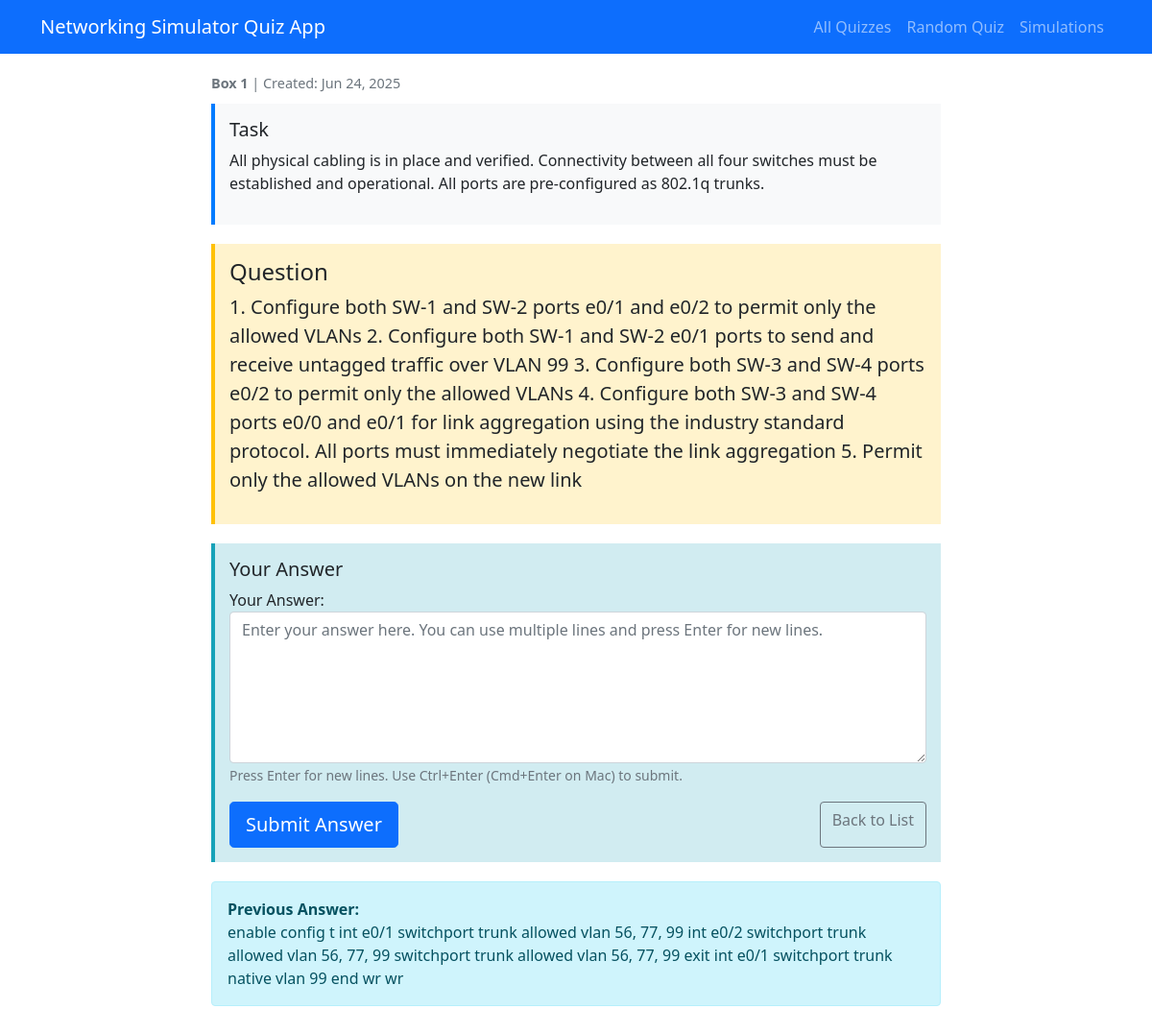
Page /quiz/1/ on the earlier database version.
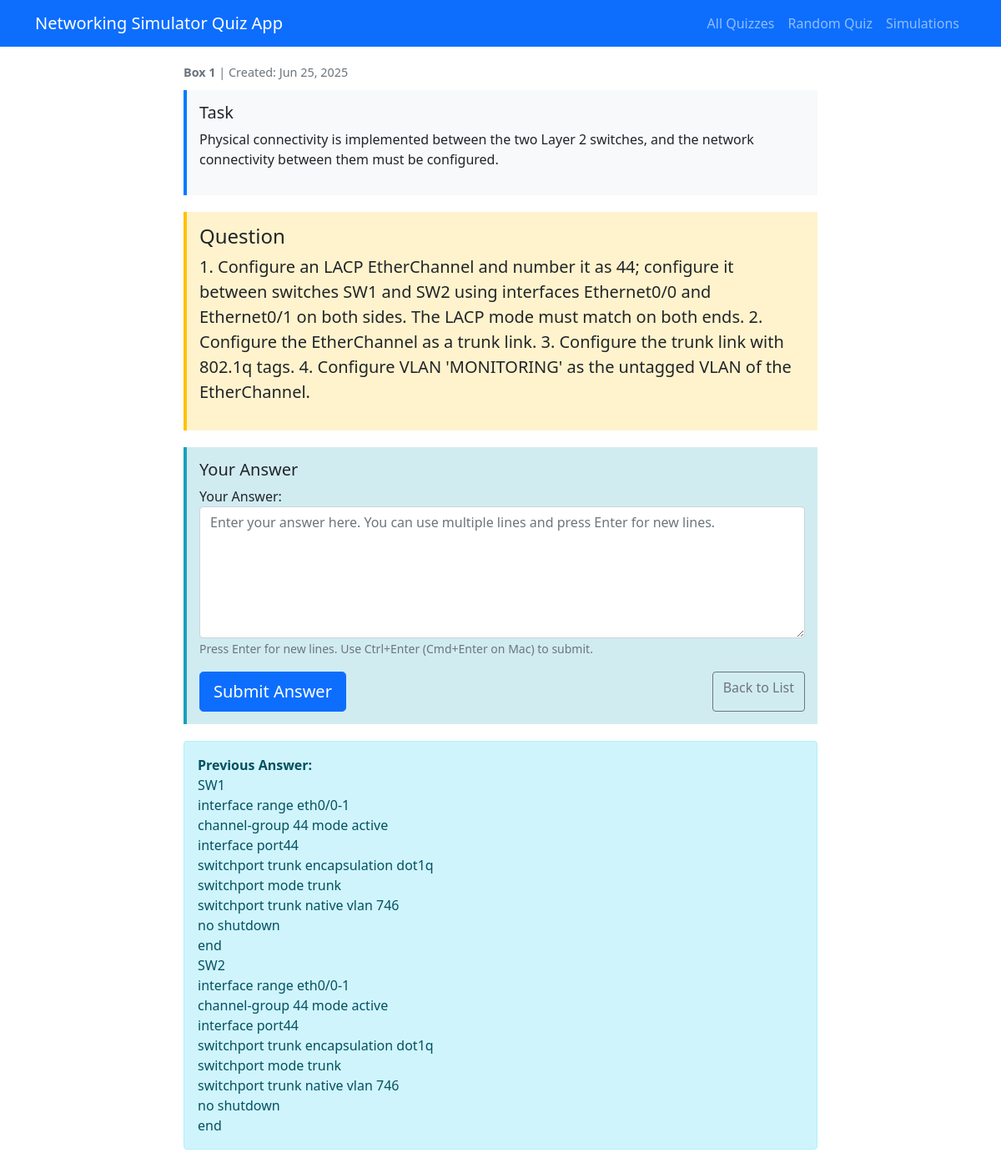
Same page on the later database version.
### simulations/models.py (models this page shows, shortened)
class Simulation(models.Model):
    task = models.TextField(max_length=600)
    question = models.TextField(max_length=600)
    labanswer = models.TextField(max_length=600)
    useranswer = models.TextField(max_length=600, blank=True)
    box = models.IntegerField(
        choices=zip(BOXES, BOXES),
        default=BOXES[0],
    )
    image = models.ImageField(
        upload_to=simulation_image_path,
        blank=True,
        null=True,
        validators=[FileExtensionValidator(allowed_extensions=['jpg', 'jpeg', 'png', 'gif'])],
        help_text='Upload an image for this simulation (JPG, PNG, GIF formats allowed)'
    )
    date_created = models.DateTimeField(auto_now_add=True)
    class Meta:
        ordering = ['box', 'date_created']

### simulations/views.py (the view)
# urls.py: path('quiz/<int:simulation_id>/', views.quiz_question_view, name='quiz_question'),
def quiz_question_view(request, simulation_id):
    simulation = get_object_or_404(Simulation, id=simulation_id)
    if request.method == 'POST':
        form = QuizAnswerForm(request.POST)
        if form.is_valid():
            user_answer = form.cleaned_data['answer'].strip()
            simulation.useranswer = user_answer
            simulation.save()
            if user_answer.lower() == simulation.labanswer.lower():
                messages.success(request, 'Correct! Well done.')
                return redirect('quiz_result', simulation_id=simulation.id)
            else:
                messages.error(request, 'Incorrect answer. Please try again.')
                return redirect('quiz_question', simulation_id=simulation.id)
    else:
        form = QuizAnswerForm()
    context = {
        'simulation': simulation,
        'form': form,
    }
    return render(request, 'quiz/question.html', context)

### simulations/views.py
class QuizAnswerForm(forms.Form):
    answer = forms.CharField(
        max_length=600,
        widget=forms.TextInput(attrs={
            'class': 'form-control',
            'placeholder': 'Enter your answer...',
            'required': True
        }),
        label='Your Answer'
    )

### simulations/templates/quiz/question.html (shortened to what this page needs)
{% extends 'quiz/base.html' %}
{% block content %}
<div class="row">
    <div class="col-md-12">
        <div class="box-number">
            <strong>Box {{ simulation.box }}</strong> | Created: {{ simulation.date_created|date:"M d, Y" }}
        </div>
        {% if simulation.task %}
        <div class="task-box" id="myDiv">
            <h5> Task</h5>
            <p>{{ simulation.task }}</p>
        </div>
        {% endif %}
        <div class="question-box">
            <h4> Question</h4>
            <p class="lead">{{ simulation.question }}</p>
        </div>
        <div class="answer-section">
            <h5> Your Answer</h5>
            <form method="post" id="answerForm">
                <div class="mb-3">
                    {{ form.answer.label_tag }}
                    <textarea
                        name="{{ form.answer.name }}"
                        id="{{ form.answer.id_for_label }}"
                        class="form-control"
                        rows="6"
                        placeholder="Enter your answer here. You can use multiple lines and press Enter for new lines."
                        style="resize: vertical; min-height: 120px;">{{ form.answer.value|default_if_none:"" }}</textarea>
                    <small class="form-text text-muted">
                        Press Enter for new lines. Use Ctrl+Enter (Cmd+Enter on Mac) to submit.
                    </small>
                </div>
                <div class="d-grid gap-2 d-md-flex justify-content-md-between">
                    <button type="submit" class="btn btn-primary btn-lg">
                         Submit Answer
                    </button>
                    <a href="{% url 'quiz_list' %}" class="btn btn-outline-secondary">
                         Back to List
                    </a>
                </div>
            </form>
        </div>
        {% if simulation.useranswer %}
        <div class="alert alert-info mt-3">
            <strong>Previous Answer:</strong>
            <div style="white-space: pre-wrap;">{{ simulation.useranswer }}</div>
        </div>
        {% endif %}
    </div>
</div>
{% endblock %}

Differences in the rows shown:
changed Simulation: date_created "Jun 24, 2025" → "Jun 25, 2025"; task "All physical cabling is in place and verified. Connectivity between all four switches must be established and operational. All ports are pre-configured as 802.1q trunks." → "Physical connectivity is implemented between the two Layer 2 switches, and the network connectivity between them must be configured."; question "1. Configure both SW-1 and SW-2 ports e0/1 and e0/2 to permit only the allowed VLANs 2. Configure both SW-1 and SW-2 e0/1 ports to send and receive untagged traffic over VLAN 99 3. Configure both SW-3 and SW-4 ports e0/2 to permit only the allowed VLANs 4. Configure both SW-3 and SW-4 ports e0/0 and e0/1 for link aggregation using the industry standard protocol. All ports must immediately negotiate the link aggregation 5. Permit only the allowed VLANs on the new link" → "1. Configure an LACP EtherChannel and number it as 44; configure it between switches SW1 and SW2 using interfaces Ethernet0/0 and Ethernet0/1 on both sides. The LACP mode must match on both ends. 2. Configure the EtherChannel as a trunk link. 3. Configure the trunk link with 802.1q tags. 4. Configure VLAN 'MONITORING' as the untagged VLAN of the EtherChannel."; useranswer "enable config t int e0/1 switchport trunk allowed vlan 56, 77, 99 int e0/2 switchport trunk allowed vlan 56, 77, 99 switchport trunk allowed vlan 56, 77, 99 exit int e0/1 switchport trunk native vlan 99 end wr wr" → "SW1 interface range eth0/0-1 channel-group 44 mode active interface port44 switchport trunk encapsulation dot1q switchport mode trunk switchport trunk native vlan 746 no shutdown end SW2 interface range eth0/0-1 channel-group 44 mode active interface port44 switchport trunk encapsulation dot1q switchport mode trunk switchport trunk native vlan 746 no shutdown end"
